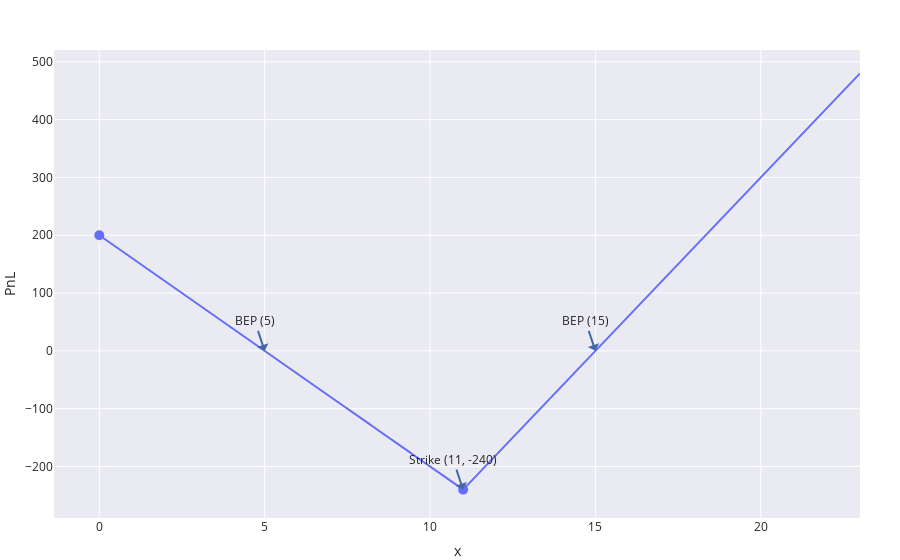

Notebook cell for this chart:
### Code cell
print_display_combo([
    bought_opt_call(2, 11),
    sold_underlying(10, 40)
], [11])

### Figure 1 — Plotly figure (JSON) as saved in the notebook; plotly's stock layout.template omitted (floating-point values rounded to 4 significant figures; data arrays with more than 128 entries replaced by an {"elided": "..."} marker saying what was removed)
{"data": [{"line": {"color": "#636EFA"}, "mode": "lines", "name": "200 - 40*x", "showlegend": true, "type": "scatter", "x": {"elided": "1000 float values"}, "y": {"elided": "1000 float values"}}, {"line": {"color": "#636EFA"}, "marker": {"color": "#E5ECF6", "line": {"color": "#636EFA", "width": 2}, "size": 8}, "mode": "markers", "name": "", "showlegend": true, "type": "scatter", "x": [1e-06], "y": [200.0]}, {"line": {"color": "#636EFA"}, "mode": "lines", "name": "60*x - 900", "showlegend": true, "type": "scatter", "x": {"elided": "1000 float values"}, "y": {"elided": "1000 float values"}}, {"line": {"color": "#636EFA"}, "marker": {"color": "#E5ECF6", "line": {"color": "#636EFA", "width": 2}, "size": 8}, "mode": "markers", "name": "", "showlegend": true, "type": "scatter", "x": [11.0], "y": [-240.0]}, {"line": {"color": "#636EFA"}, "marker": {"size": 8}, "mode": "markers", "name": "", "showlegend": true, "type": "scatter", "x": [0], "y": [200]}, {"line": {"color": "#636EFA"}, "marker": {"size": 8}, "mode": "markers", "name": "", "showlegend": true, "type": "scatter", "x": [11], "y": [-240]}], "layout": {"annotations": [{"text": "Strike (11, -240)", "x": 11, "y": -240}, {"text": "BEP (5)", "x": 5, "y": 0}, {"text": "BEP (15)", "x": 15, "y": 0}], "margin": {"b": 0, "l": 0, "r": 40, "t": 50}, "polar": {"angularaxis": {"direction": "counterclockwise", "rotation": 0}}, "scene": {"aspectmode": "auto", "aspectratio": {}, "camera": {}, "xaxis": {"showgrid": true, "title": {"text": "x"}, "visible": true, "zeroline": true}, "yaxis": {"showgrid": true, "title": {"text": "PnL"}, "visible": true, "zeroline": true}, "zaxis": {"showgrid": true, "title": {"text": ""}, "visible": true, "zeroline": true}}, "showlegend": false, "title": {"text": "<b></b>", "x": 0.5}, "xaxis": {"constrain": "domain", "showgrid": true, "title": {"text": "x"}, "visible": true, "zeroline": true}, "yaxis": {"showgrid": true, "title": {"text": "PnL"}, "visible": true, "zeroline": true}}}
